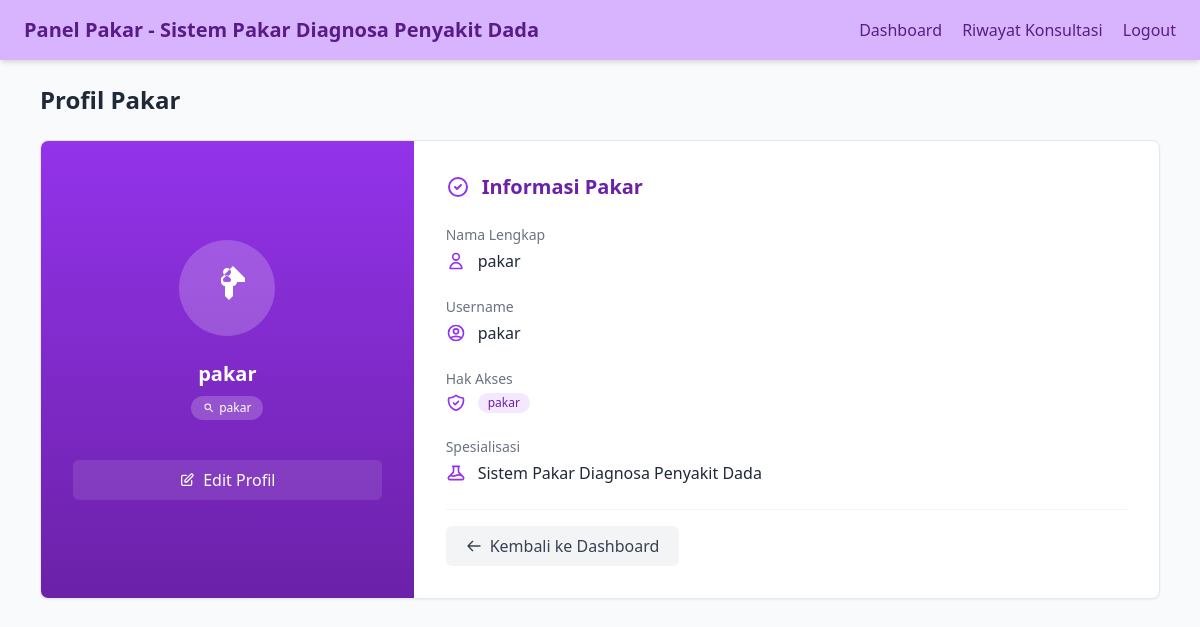
The page /Pakar/profil.php (signed in) on the database its author committed.
### tables this page shows
CREATE TABLE `user` (
  `id_user` int NOT NULL,
  `nama` varchar(100) NOT NULL,
  `username` varchar(50) NOT NULL,
  `password` varchar(255) NOT NULL,
  `role` enum('admin','user','pakar') NOT NULL
);

### Pakar/profil.php (the view, shortened to what this page needs)
<?php
    include '../Auth/connect.php';
    $id_user = $_SESSION['id_user'];
    $sql = "SELECT nama, username, role FROM user WHERE id_user = ?";
    $stmt = $conn->prepare($sql);
    $stmt->bind_param("i", $id_user);
    $stmt->execute();
    $result = $stmt->get_result();
    $pakar = $result->fetch_assoc();
?>
<!DOCTYPE html>
<html lang="id">
    <head>
        <script src="https://cdn.tailwindcss.com"></script>
    </head>
    <body class="bg-gray-50 text-gray-800">
        <nav class="flex items-center justify-between bg-purple-300 text-purple-900 px-6 py-4 shadow-md">
            <h2 class="text-xl font-bold">Panel Pakar - Sistem Pakar Diagnosa Penyakit Dada</h2>
            <div class="space-x-4">
                <a href="dashboard_pakar.php" class="hover:underline font-medium">Dashboard</a>
                <a href="riwayat_konsultasi.php" class="hover:underline font-medium">Riwayat Konsultasi</a>
                <a href="../Auth/logout.php" class="hover:underline font-medium">Logout</a>
            </div>
        </nav>
        <div class="max-w-6xl mx-auto px-4 py-6">
            <h1 class="text-2xl font-semibold mb-6">Profil Pakar</h1>
            <div class="bg-white rounded-lg shadow-sm border border-gray-200 overflow-hidden">
                <div class="flex flex-col md:flex-row">
                    <div class="md:w-1/3 bg-gradient-to-b from-purple-600 to-purple-800 text-white p-8 flex flex-col items-center justify-center">
                        <div class="w-24 h-24 rounded-full bg-white/20 flex items-center justify-center text-white mb-6">
                            <svg class="w-12 h-12" fill="currentColor" viewBox="0 0 24 24">
                                <path d="M12 2C13.1 2 14 2.9 14 4C14 5.1 13.1 6 12 6C10.9 6 10 5.1 10 4C10 2.9 10.9 2 12 2ZM21 9V7L15 1L9 7V9C9 10.1 9.9 11 11 11V16L13 18L15 16V11C16.1 11 17 10.1 17 9H21ZM13 9H11C10.4 9 10 8.6 10 8V7.5L12 5.5L14 7.5V8C14 8.6 13.6 9 13 9Z"/>
                            </svg>
                        </div>
                        <h3 class="text-xl font-bold mb-2"><?= htmlspecialchars($pakar['nama']); ?></h3>
                        <span class="inline-flex items-center px-3 py-1 rounded-full text-xs font-medium bg-white/20 text-white mb-6">
                            <?= htmlspecialchars($pakar['role']); ?>
                        </span>
                        <div class="w-full mt-4">
                            <a href="edit_profil.php"
                               class="w-full text-center px-5 py-2 bg-white/10 hover:bg-white/20 text-white rounded-md transition flex items-center justify-center">
                                <svg class="w-4 h-4 mr-2" fill="none" stroke="currentColor" viewBox="0 0 24 24">
                                    <path stroke-linecap="round" stroke-linejoin="round" stroke-width="2" d="M11 5H6a2 2 0 00-2 2v11a2 2 0 002 2h11a2 2 0 002-2v-5m-1.414-9.414a2 2 0 112.828 2.828L11.828 15H9v-2.828l8.586-8.586z"></path>
                                </svg>
                                Edit Profil
                            </a>
                        </div>
                    </div>
                    <div class="md:w-2/3 p-8">
                        <h2 class="text-xl font-semibold text-purple-800 mb-6 flex items-center">
                            <svg class="w-6 h-6 mr-3 text-purple-600" fill="none" stroke="currentColor" viewBox="0 0 24 24">
                                <path stroke-linecap="round" stroke-linejoin="round" stroke-width="2" d="M9 12l2 2 4-4m6 2a9 9 0 11-18 0 9 9 0 0118 0z"></path>
                            </svg>
                            <span>Informasi Pakar</span>
                        </h2>
                        <div class="space-y-6">
                            <div class="flex flex-col">
                                <p class="text-sm text-gray-500 mb-1">Nama Lengkap</p>
                                <div class="flex items-center">
                                    <svg class="w-5 h-5 text-purple-600 mr-3" fill="none" stroke="currentColor" viewBox="0 0 24 24">
                                        <path stroke-linecap="round" stroke-linejoin="round" stroke-width="2" d="M16 7a4 4 0 11-8 0 4 4 0 018 0zM12 14a7 7 0 00-7 7h14a7 7 0 00-7-7z"></path>
                                    </svg>
                                    <p class="text-gray-800 font-medium"><?= htmlspecialchars($pakar['nama']); ?></p>
                                </div>
                            </div>
                            <div class="flex flex-col">
                                <p class="text-sm text-gray-500 mb-1">Username</p>
                                <div class="flex items-center">
                                    <svg class="w-5 h-5 text-purple-600 mr-3" fill="none" stroke="currentColor" viewBox="0 0 24 24">
                                        <path stroke-linecap="round" stroke-linejoin="round" stroke-width="2" d="M5.121 17.804A13.937 13.937 0 0112 16c2.5 0 4.847.655 6.879 1.804M15 10a3 3 0 11-6 0 3 3 0 016 0zm6 2a9 9 0 11-18 0 9 9 0 0118 0z"></path>
                                    </svg>
                                    <p class="text-gray-800 font-medium"><?= htmlspecialchars($pakar['username']); ?></p>
                                </div>
                            </div>
                            <div class="flex flex-col">
                                <p class="text-sm text-gray-500 mb-1">Hak Akses</p>
                                <div class="flex items-center">
                                    <span class="inline-flex items-center px-2.5 py-0.5 rounded-full text-xs font-medium bg-purple-100 text-purple-800">
                                        <?= htmlspecialchars($pakar['role']); ?>
                                    </span>
                                </div>
                            </div>
                            <div class="flex flex-col">
                                <p class="text-sm text-gray-500 mb-1">Spesialisasi</p>
                                <div class="flex items-center">
                                    <p class="text-gray-800 font-medium">Sistem Pakar Diagnosa Penyakit Dada</p>
                                </div>
                            </div>
                        </div>
                        <div class="mt-6 pt-4 border-t border-gray-100">
                            <a href="dashboard_pakar.php"
                               class="px-5 py-2 bg-gray-100 hover:bg-gray-200 text-gray-700 rounded-md transition flex items-center w-fit">
                                <svg class="w-4 h-4 mr-2" fill="none" stroke="currentColor" viewBox="0 0 24 24">
                                    <path stroke-linecap="round" stroke-linejoin="round" stroke-width="2" d="M10 19l-7-7m0 0l7-7m-7 7h18"></path>
                                </svg>
                                Kembali ke Dashboard
                            </a>
                        </div>
                    </div>
                </div>
            </div>
        </div>
    </body>
</html>

### rows shown on the page
user: nama "pakar", role "pakar", username "pakar"
